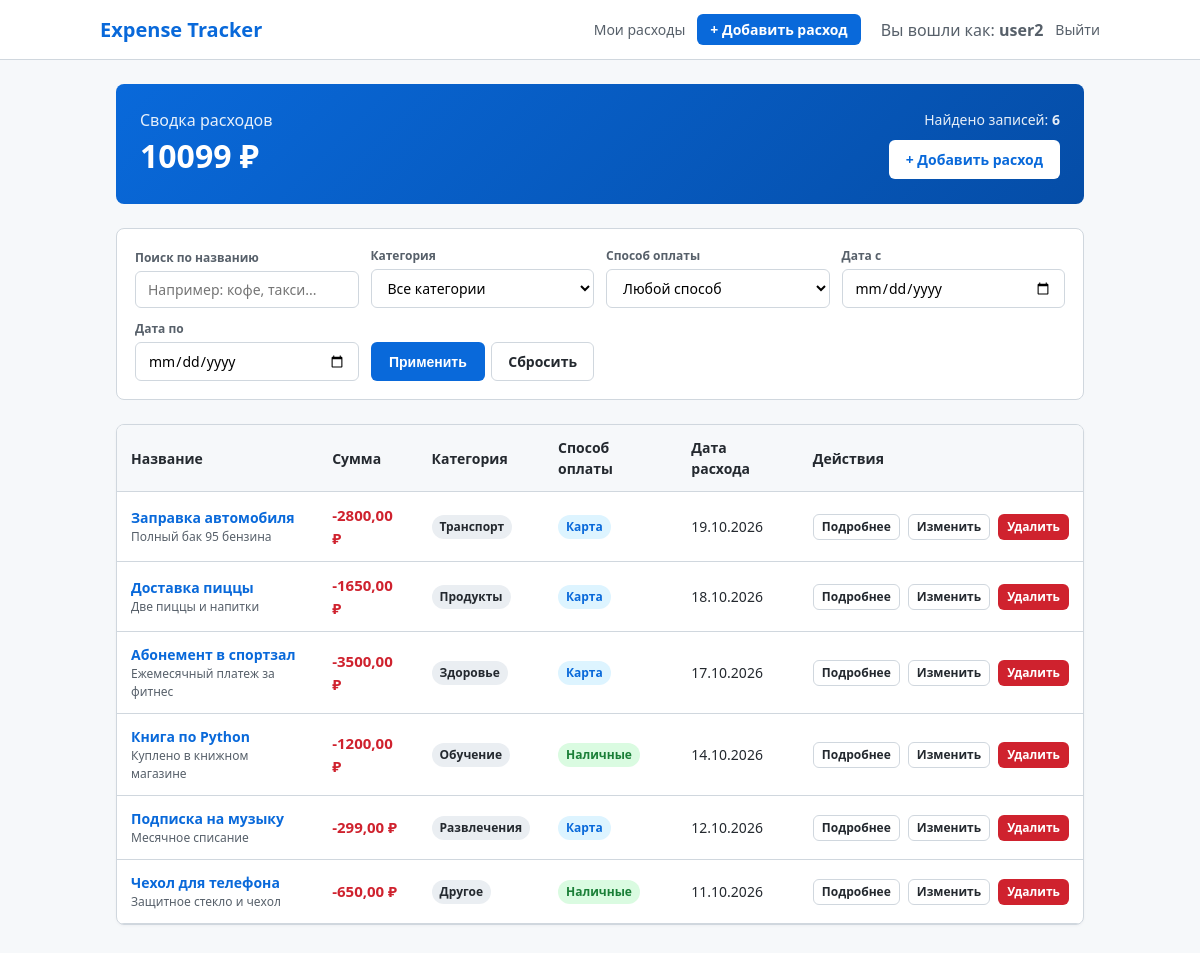
Screenshot of / (signed in) with the database file from the repository.
### expenses/models.py (models this page shows, shortened)
class Expense(models.Model):
    CATEGORY_CHOICES = [
        ("food", "Продукты"),
        ("transport", "Транспорт"),
        ("education", "Обучение"),
        ("entertainment", "Развлечения"),
        ("health", "Здоровье"),
        ("other", "Другое"),
    ]
    PAYMENT_METHOD_CHOICES = [
        ("card", "Карта"),
        ("cash", "Наличные"),
    ]
    title = models.CharField(max_length=200, verbose_name="Название расхода")
    amount = models.DecimalField(max_digits=10, decimal_places=2, verbose_name="Сумма")
    category = models.CharField(max_length=30, choices=CATEGORY_CHOICES, verbose_name="Категория")
    payment_method = models.CharField(max_length=20, choices=PAYMENT_METHOD_CHOICES, verbose_name="Способ оплаты")
    expense_date = models.DateField(verbose_name="Дата расхода")
    comment = models.TextField(blank=True, default="", verbose_name="Комментарий")
    created_at = models.DateTimeField(auto_now_add=True, verbose_name="Дата создания")
    user = models.ForeignKey(settings.AUTH_USER_MODEL, on_delete=models.CASCADE, related_name="expenses", verbose_name="Пользователь")
    class Meta:
        ordering = ["-expense_date", "-created_at"]
        verbose_name = "Расход"
        verbose_name_plural = "Расходы"

### expenses/views.py (the view)
# urls.py: path("", views.expense_list, name="list"),
@login_required
def expense_list(request: HttpRequest) -> HttpResponse:
    expenses = Expense.objects.filter(user=request.user)
    q = request.GET.get("q", "").strip()
    category = request.GET.get("category", "").strip()
    payment_method = request.GET.get("payment_method", "").strip()
    date_from = request.GET.get("date_from", "").strip()
    date_to = request.GET.get("date_to", "").strip()
    if q:
        expenses = expenses.filter(title__icontains=q)
    if category:
        expenses = expenses.filter(category=category)
    if payment_method:
        expenses = expenses.filter(payment_method=payment_method)
    if date_from:
        expenses = expenses.filter(expense_date__gte=date_from)
    if date_to:
        expenses = expenses.filter(expense_date__lte=date_to)
    total_count = expenses.count()
    total_amount_agg = expenses.aggregate(total=Sum("amount"))["total"]
    total_amount = total_amount_agg if total_amount_agg is not None else Decimal("0.00")
    context = {
        "expenses": expenses,
        "total_count": total_count,
        "total_amount": total_amount,
        "q": q,
        "selected_category": category,
        "selected_payment_method": payment_method,
        "date_from": date_from,
        "date_to": date_to,
        "categories": Expense.CATEGORY_CHOICES,
        "payment_methods": Expense.PAYMENT_METHOD_CHOICES,
    }
    return render(request, "expenses/expense_list.html", context)

### templates/expenses/expense_list.html (shortened to what this page needs)
{% extends "base.html" %}
{% block content %}
<div class="summary-card">
    <div>
        <h3>Сводка расходов</h3>
        <div class="total-amount">{{ total_amount }} ₽</div>
    </div>
    <div style="text-align: right;">
        <div class="total-count">Найдено записей: <strong>{{ total_count }}</strong></div>
        <a href="{% url 'expenses:create' %}" class="btn" style="background: white; color: #0969da; margin-top: 10px;">+ Добавить расход</a>
    </div>
</div>
<div class="filter-box">
    <form method="get">
        <div>
            <label>Поиск по названию</label>
            <input type="text" name="q" value="{{ q }}" placeholder="Например: кофе, такси...">
        </div>
        <div>
            <label>Категория</label>
            <select name="category">
                <option value="">Все категории</option>
            </select>
        </div>
        <div>
            <label>Способ оплаты</label>
            <select name="payment_method">
                <option value="">Любой способ</option>
            </select>
        </div>
        <div>
            <label>Дата с</label>
            <input type="date" name="date_from" value="{{ date_from }}">
        </div>
        <div>
            <label>Дата по</label>
            <input type="date" name="date_to" value="{{ date_to }}">
        </div>
        <div style="display: flex; gap: 6px;">
            <button type="submit" class="btn btn-primary" style="flex: 1;">Применить</button>
            <a href="{% url 'expenses:list' %}" class="btn btn-outline">Сбросить</a>
        </div>
    </form>
</div>
{% if expenses %}
    <div class="card" style="padding: 0; overflow-x: auto;">
        <table>
            <thead>
                <tr>
                    <th>Название</th>
                    <th>Сумма</th>
                    <th>Категория</th>
                    <th>Способ оплаты</th>
                    <th>Дата расхода</th>
                    <th>Действия</th>
                </tr>
            </thead>
            <tbody>
                {% for expense in expenses %}
                    <tr>
                        <td>
                            <a href="{% url 'expenses:detail' pk=expense.pk %}" style="font-weight: 600; color: #0969da; text-decoration: none;">
                                {{ expense.title }}
                            </a>
                            {% if expense.comment %}
                                <div style="font-size: 12px; color: #57606a;">{{ expense.comment|truncatewords:6 }}</div>
                            {% endif %}
                        </td>
                        <td style="font-weight: 700; font-size: 15px; color: #cf222e;">
                            -{{ expense.amount }} ₽
                        </td>
                        <td>
                            <span class="badge">{{ expense.get_category_display }}</span>
                        </td>
                        <td>
                            {% if expense.payment_method == "card" %}
                                <span class="badge badge-card">Карта</span>
                            {% else %}
                                <span class="badge badge-cash">Наличные</span>
                            {% endif %}
                        </td>
                        <td>{{ expense.expense_date|date:"d.m.Y" }}</td>
                        <td>
                            <div style="display: flex; gap: 8px;">
                                <a href="{% url 'expenses:detail' pk=expense.pk %}" class="btn btn-outline" style="padding: 3px 8px; font-size: 12px;">Подробнее</a>
                                <a href="{% url 'expenses:edit' pk=expense.pk %}" class="btn btn-outline" style="padding: 3px 8px; font-size: 12px;">Изменить</a>
                                <a href="{% url 'expenses:delete' pk=expense.pk %}" class="btn btn-danger" style="padding: 3px 8px; font-size: 12px;">Удалить</a>
                            </div>
                        </td>
                    </tr>
                {% endfor %}
            </tbody>
        </table>
    </div>
{% endif %}
{% endblock %}

### templates/_header.html
{% load static %}
<header>
    <div class="nav-container">
        <a href="{% url 'expenses:list' %}" class="brand">Expense Tracker</a>
        <nav>
            {% if user.is_authenticated %}
                <a href="{% url 'expenses:list' %}">Мои расходы</a>
                <a href="{% url 'expenses:create' %}" class="btn btn-primary" style="padding: 4px 12px; color: white;">+ Добавить расход</a>
                <span style="color: #57606a; margin-left: 8px;">Вы вошли как: <strong>{{ user.username }}</strong></span>
                <a href="{% url 'accounts:logout' %}">Выйти</a>
            {% else %}
                <a href="{% url 'accounts:login' %}">Войти</a>
                <a href="{% url 'accounts:register' %}" class="btn btn-primary" style="padding: 4px 12px; color: white;">Регистрация</a>
            {% endif %}
        </nav>
    </div>
</header>

### static/style.css (style rules this page uses)
* { box-sizing: border-box; margin: 0; padding: 0; }
body { font-family: system-ui, -apple-system, "Segoe UI", Roboto, sans-serif; color: #24292f; background-color: #f6f8fa; line-height: 1.5; padding-bottom: 50px; }
header { background-color: #ffffff; border-bottom: 1px solid #d0d7de; padding: 14px 24px; margin-bottom: 24px; }
.nav-container { max-width: 1000px; margin: 0 auto; display: flex; justify-content: space-between; align-items: center; flex-wrap: wrap; gap: 12px; }
.brand { font-size: 20px; font-weight: 700; color: #0969da; text-decoration: none; }
nav { display: flex; align-items: center; gap: 12px; flex-wrap: wrap; }
nav a { color: #57606a; text-decoration: none; font-size: 14px; font-weight: 500; }
.card { background-color: #ffffff; border: 1px solid #d0d7de; border-radius: 8px; padding: 20px; margin-bottom: 20px; box-shadow: 0 1px 3px rgba(31,35,40,0.04); }
.summary-card { background: linear-gradient(135deg, #0969da 0%, #054da7 100%); color: #ffffff; border-radius: 8px; padding: 24px; margin-bottom: 24px; display: flex; justify-content: space-between; align-items: center; flex-wrap: wrap; gap: 16px; }
.summary-card h3 { font-size: 16px; font-weight: 500; opacity: 0.9; }
.summary-card .total-amount { font-size: 32px; font-weight: 700; }
.summary-card .total-count { font-size: 14px; opacity: 0.9; }
.filter-box { background-color: #ffffff; border: 1px solid #d0d7de; border-radius: 8px; padding: 18px; margin-bottom: 24px; }
.filter-box form { display: grid; grid-template-columns: repeat(auto-fit, minmax(180px, 1fr)); gap: 12px; align-items: end; }
.filter-box label { font-size: 12px; font-weight: 600; color: #57606a; display: block; margin-bottom: 4px; }
.btn { display: inline-block; padding: 8px 16px; font-size: 14px; font-weight: 600; text-align: center; border-radius: 6px; text-decoration: none; cursor: pointer; border: 1px solid transparent; transition: background-color 0.15s ease; }
.btn-primary { background-color: #0969da; color: #ffffff; }
.btn-danger { background-color: #cf222e; color: #ffffff; }
.btn-outline { background-color: transparent; color: #24292f; border: 1px solid #d0d7de; }
input[type="text"], input[type="email"], input[type="password"], input[type="date"], input[type="number"], select, textarea { width: 100%; padding: 8px 12px; font-size: 14px; border: 1px solid #d0d7de; border-radius: 6px; font-family: inherit; background-color: #ffffff; }
table { width: 100%; border-collapse: collapse; }
th, td { padding: 12px 14px; text-align: left; border-bottom: 1px solid #d0d7de; font-size: 14px; }
th { background-color: #f6f8fa; font-weight: 600; }
.badge { display: inline-block; padding: 3px 8px; font-size: 12px; font-weight: 600; border-radius: 12px; background-color: #eaeef2; color: #24292f; }
.badge-card { background-color: #ddf4ff; color: #0969da; }
.badge-cash { background-color: #dafbe1; color: #1a7f37; }

### rows the page displays
Expense: title "Заправка автомобиля", comment "Полный бак 95 бензина", amount "2800,00", category "Транспорт", payment_method "Карта", expense_date "19.10.2026"
Expense: title "Доставка пиццы", comment "Две пиццы и напитки", amount "1650,00", category "Продукты", payment_method "Карта", expense_date "18.10.2026"
Expense: title "Абонемент в спортзал", comment "Ежемесячный платеж за фитнес", amount "3500,00", category "Здоровье", payment_method "Карта", expense_date "17.10.2026"
Expense: title "Книга по Python", comment "Куплено в книжном магазине", amount "1200,00", category "Обучение", payment_method "Наличные", expense_date "14.10.2026"
Expense: title "Подписка на музыку", comment "Месячное списание", amount "299,00", category "Развлечения", payment_method "Карта", expense_date "12.10.2026"
Expense: title "Чехол для телефона", comment "Защитное стекло и чехол", amount "650,00", category "Другое", payment_method "Наличные", expense_date "11.10.2026"

### other values shown
{{ user.username }} "user2"
{{ total_amount }} "10099"
{{ total_count }} "6"
